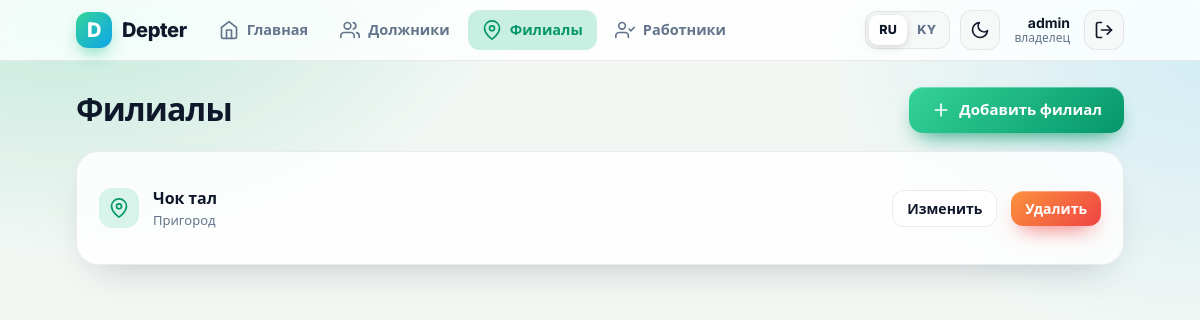
The page /branches/ (signed in) on the database its author committed.
### apps/accounts/models.py (models this page shows)
class User(AbstractUser):
    class Role(models.TextChoices):
        OWNER = "owner", "Владелец"
        SELLER = "seller", "Продавец"
    role = models.CharField(max_length=10, choices=Role.choices, default=Role.SELLER)
    branch = models.ForeignKey(
        "shops.Branch", null=True, blank=True,
        on_delete=models.SET_NULL, related_name="sellers",
    )
    @property
    def is_owner(self):
        return self.role == self.Role.OWNER or self.is_superuser

### apps/shops/models.py (models this page shows, shortened)
class Branch(models.Model):
    owner = models.ForeignKey(settings.AUTH_USER_MODEL, on_delete=models.CASCADE, related_name="branches")
    name = models.CharField("Название", max_length=120)
    address = models.CharField("Адрес", max_length=255, blank=True)

### apps/shops/views.py (the view)
# urls.py: path("branches/", views.BranchList.as_view(), name="branch_list"),
class BranchList(OwnBranches, ListView):
    template_name = "shops/branch_list.html"

### apps/accounts/i18n.py (called while the page is built)
def set_lang(code):
    _current.set(code if code in LANGS else DEFAULT)

def get_lang():
    return _current.get()

def tr(key, **kw):
    pair = T.get(key)
    if pair is None:
        return key
    text = pair[0] if get_lang() == "ru" else pair[1]
    return text.format(**kw) if kw else text

### apps/accounts/mixins.py (called while the page is built)
    def test_func(self):
        return self.request.user.is_owner

### apps/accounts/templatetags/ui.py (called while the page is built)
@register.simple_tag
def t(key, **kw):
    return tr(key, **kw)

@register.simple_tag
def lang():
    return get_lang()

### apps/shops/views.py (called while the page is built)
    def get_queryset(self):
        return Branch.objects.filter(owner=self.request.user)

### templates/shops/branch_list.html
{% extends "base.html" %}{% load ui %}
{% block content %}
<div class="pagehead">
  <h1>{% t 'branches' %}</h1>
  <a class="btn" href="{% url 'branch_create' %}"><svg class="ic"><use href="#i-plus"/></svg>{% t 'add_branch' %}</a>
</div>
<div class="card">
  {% for b in object_list %}
  <div class="row">
    <span class="evi g"><svg class="ic"><use href="#i-pin"/></svg></span>
    <div class="grow"><b>{{ b.name }}</b><small>{{ b.address|default:"—" }}</small></div>
    <a class="btn btn-ghost btn-sm" href="{% url 'branch_update' b.pk %}">{% t 'edit' %}</a>
    <a class="btn btn-debt btn-sm" href="{% url 'branch_delete' b.pk %}">{% t 'delete' %}</a>
  </div>
  {% empty %}<div class="empty">{% t 'no_branches' %}</div>{% endfor %}
</div>
{% endblock %}

### templates/base.html (shortened to what this page needs)
{% load ui %}{% lang as LANG %}<!doctype html>
<html lang="{{ LANG }}">
<head>
</head>
<body>
{% with u=request.resolver_match.url_name %}
<header class="top"><div class="in">
  <a class="logo" href="{% if user.is_authenticated %}{% url 'dashboard' %}{% else %}{% url 'login' %}{% endif %}"><i>D</i><span>Depter</span></a>
  {% if user.is_authenticated %}
  <nav class="links">
    <a href="{% url 'dashboard' %}" class="{% if u == 'dashboard' %}on{% endif %}"><svg class="ic"><use href="#i-home"/></svg>{% t 'nav_home' %}</a>
    <a href="{% url 'customer_list' %}" class="{% if 'customer' in u %}on{% endif %}"><svg class="ic"><use href="#i-users"/></svg>{% t 'nav_debtors' %}</a>
    {% if user.is_owner %}
    <a href="{% url 'branch_list' %}" class="{% if 'branch' in u %}on{% endif %}"><svg class="ic"><use href="#i-pin"/></svg>{% t 'nav_branches' %}</a>
    <a href="{% url 'worker_list' %}" class="{% if 'worker' in u %}on{% endif %}"><svg class="ic"><use href="#i-userc"/></svg>{% t 'nav_workers' %}</a>
    {% endif %}
  </nav>
  {% else %}
  <nav class="links">
    <a href="{% url 'login' %}" class="{% if u == 'login' %}on{% endif %}">{% t 'nav_login' %}</a>
    <a href="{% url 'register' %}" class="{% if u == 'register' %}on{% endif %}">{% t 'nav_register' %}</a>
  </nav>
  {% endif %}
  <div class="seg">
    <a href="{% url 'set_lang' 'ru' %}?next={{ request.get_full_path|urlencode }}" class="{% if LANG == 'ru' %}on{% endif %}">RU</a>
    <a href="{% url 'set_lang' 'ky' %}?next={{ request.get_full_path|urlencode }}" class="{% if LANG == 'ky' %}on{% endif %}">KY</a>
  </div>
  <button type="button" class="iconbtn" data-theme-toggle title="{% t 'theme_toggle' %}" aria-label="{% t 'theme_toggle' %}">
    <svg class="ic i-sun"><use href="#i-sun"/></svg><svg class="ic i-moon"><use href="#i-moon"/></svg>
  </button>
  {% if user.is_authenticated %}
  <div class="me"><b>{{ user.first_name|default:user.username }}</b><small>{% if user.is_owner %}{% t 'role_owner' %}{% else %}{% t 'role_seller' %}{% endif %}</small></div>
  <form method="post" action="{% url 'logout' %}" class="logout">{% csrf_token %}
    <button class="iconbtn" title="{% t 'nav_logout' %}" aria-label="{% t 'nav_logout' %}"><svg class="ic"><use href="#i-out"/></svg></button>
  </form>
  {% endif %}
</div></header>
<main>{% block content %}{% endblock %}</main>
{% endwith %}
</body>
</html>

### rows shown on the page
User: first_name "admin"
Branch: name "Чок тал", address "Пригород", t "Изменить", t "Удалить"
